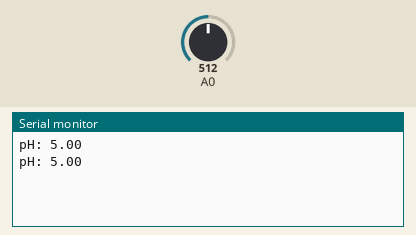
Bench run of a sketch on a simulated Arduino Uno, built with avr-gcc and run on an emulated ATmega328P. Parts: the last lines printed to the serial monitor. Inputs (shaded band) come from the test bench; at power-on: A0 = 512.

Above: at 1.8 s.
1.9 s: A0 set to 716
At 2.8 s:
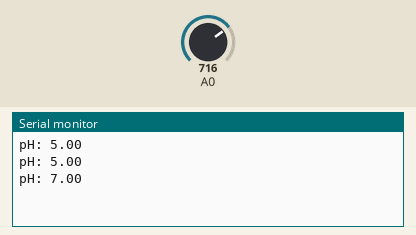
3.4 s: A0 set to 900
At 4.8 s:
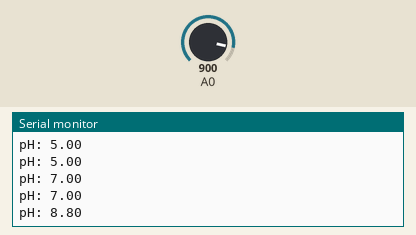
Timing chart, 0 to 6.4 s (numbered marks = the images above; inputs shaded):
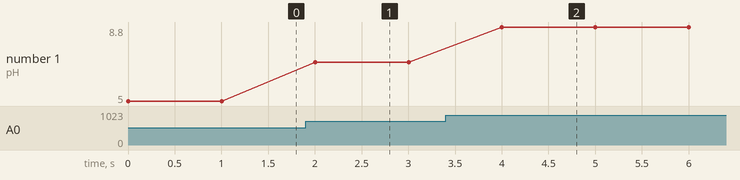

The sketch:

reference.ino
```cpp
void setup() { Serial.begin(9600); }
void loop()
{
    int raw = analogRead(A0);
    float mv = raw * (5000.0 / 1023.0);
    float ph = mv / 500.0;
    Serial.print("pH: ");
    Serial.println(ph);
    delay(1000);
}
```

Measured:
- after the input at 1.9 s, the serial monitor: prints a new line after 0.10 s (image 1)
- after the input at 3.4 s, the serial monitor: prints a new line after 0.60 s (image 2)
- plotted number 1: 5 → 7 after the input at 1.9 s, 7 → 8.8 after the input at 3.4 s
